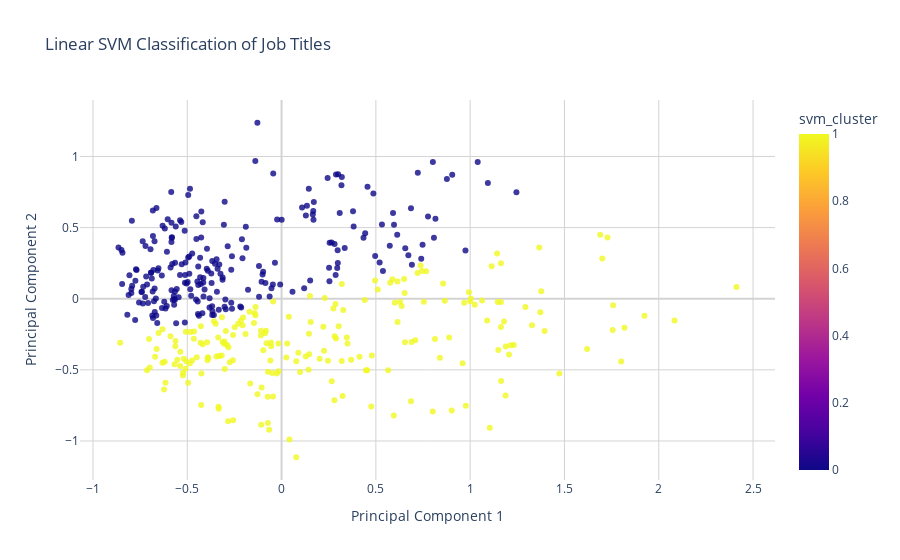

This figure's notebook cell:
### Code cell
import pandas as pd
import numpy as np
from sklearn.svm import SVC
import plotly.express as px

# Assuming 'gendered_words' DataFrame is already defined with 'pc1', 'pc2', 'gender_binary', 'word'

# Prepare the data
X = gendered_words[['pc1', 'pc2']]
y = gendered_words['gender_binary']

# Train a linear SVM
svm = SVC(kernel='linear', C=1.0, random_state=42)
svm.fit(X, y)

# Predict the class labels
gendered_words['svm_cluster'] = svm.predict(X)

# Define a color map for the SVM clusters
svm_color_map = {0: '#87CEEB', 1: '#FFC0CB'}  # Blue for 0, Pink for 1

# Create the scatter plot for SVM classification
fig = px.scatter(gendered_words, 
                 x='pc1', 
                 y='pc2', 
                 color='svm_cluster',  # Use the 'svm_cluster' column for coloring
                 hover_name='word',
                 title='Linear SVM Classification of Job Titles',
                 labels={'pc1': 'Principal Component 1', 'pc2': 'Principal Component 2'},
                 color_discrete_map=svm_color_map,
                 opacity=0.8)  

# Update layout to improve the appearance
fig.update_layout(title='Linear SVM Classification of Job Titles',
                  xaxis_title='Principal Component 1',
                  yaxis_title='Principal Component 2',
                  plot_bgcolor='white',
                  paper_bgcolor='white',
                  hovermode='closest')

fig.update_layout(
    xaxis=dict(
        gridcolor='lightgray',
        zerolinecolor='lightgray'
    ),
    yaxis=dict(
        gridcolor='lightgray',
        zerolinecolor='lightgray'
    )
)

# Show the plot
fig.show()

print("Accuracy: ", svm.score(X, y))

### Figure 1 — Plotly figure (JSON) as saved in the notebook; plotly's stock layout.template omitted (floating-point values rounded to 4 significant figures; data arrays with more than 128 entries replaced by an {"elided": "..."} marker saying what was removed)
{"data": [{"hovertemplate": "<b>%{hovertext}</b><br><br>Principal Component 1=%{x}<br>Principal Component 2=%{y}<br>svm_cluster=%{marker.color}<extra></extra>", "hovertext": {"elided": "431 str values"}, "legendgroup": "", "marker": {"color": {"elided": "431 int values"}, "coloraxis": "coloraxis", "opacity": 0.8, "symbol": "circle"}, "mode": "markers", "name": "", "orientation": "v", "showlegend": false, "type": "scatter", "x": {"elided": "431 float values"}, "xaxis": "x", "y": {"elided": "431 float values"}, "yaxis": "y"}], "layout": {"coloraxis": {"colorbar": {"title": {"text": "svm_cluster"}}, "colorscale": [[0, "#0d0887"], [0.1111, "#46039f"], [0.2222, "#7201a8"], [0.3333, "#9c179e"], [0.4444, "#bd3786"], [0.5556, "#d8576b"], [0.6667, "#ed7953"], [0.7778, "#fb9f3a"], [0.8889, "#fdca26"], [1, "#f0f921"]]}, "hovermode": "closest", "legend": {"tracegroupgap": 0}, "paper_bgcolor": "white", "plot_bgcolor": "white", "title": {"text": "Linear SVM Classification of Job Titles"}, "xaxis": {"anchor": "y", "domain": [0, 1], "gridcolor": "lightgray", "title": {"text": "Principal Component 1"}, "zerolinecolor": "lightgray"}, "yaxis": {"anchor": "x", "domain": [0, 1], "gridcolor": "lightgray", "title": {"text": "Principal Component 2"}, "zerolinecolor": "lightgray"}}}
